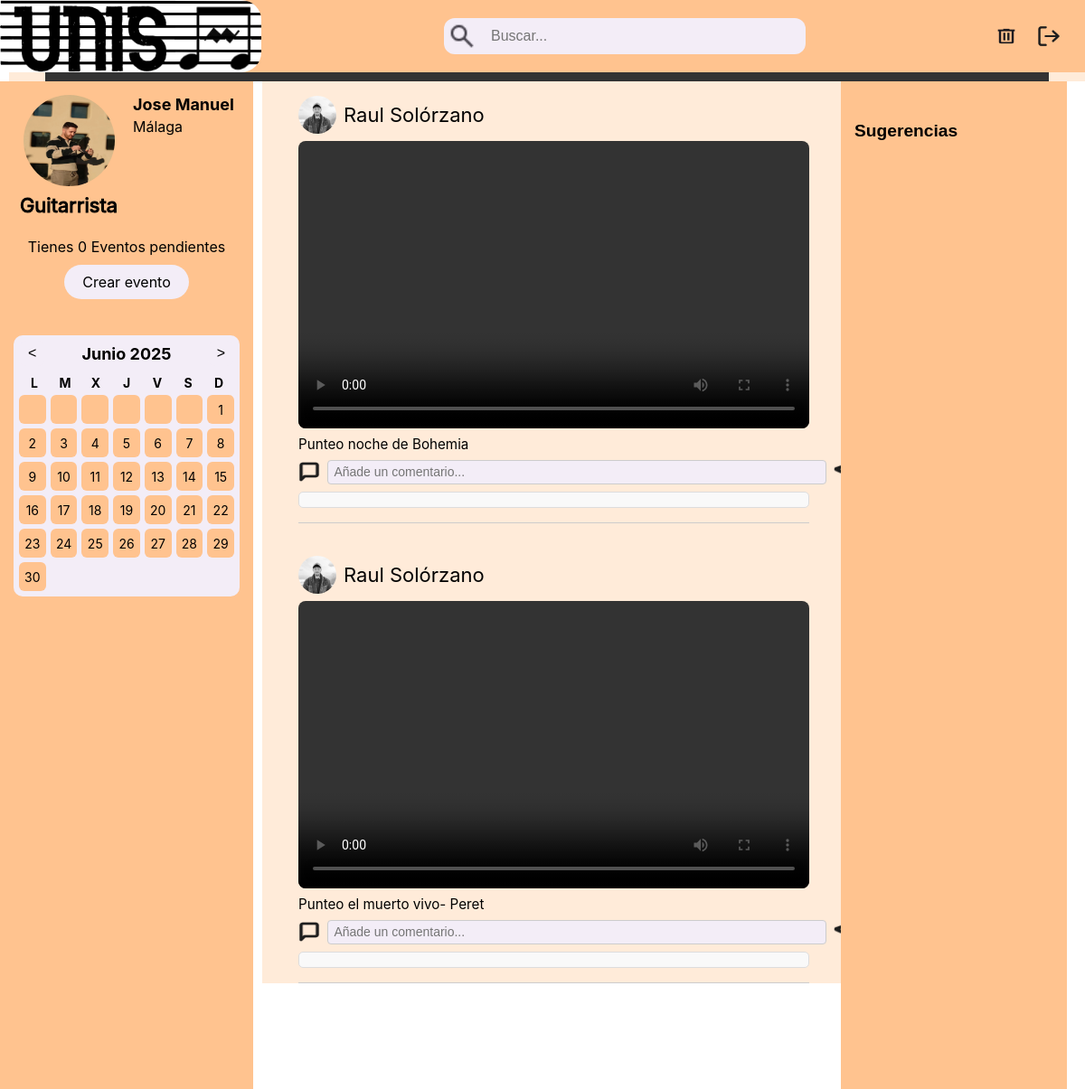
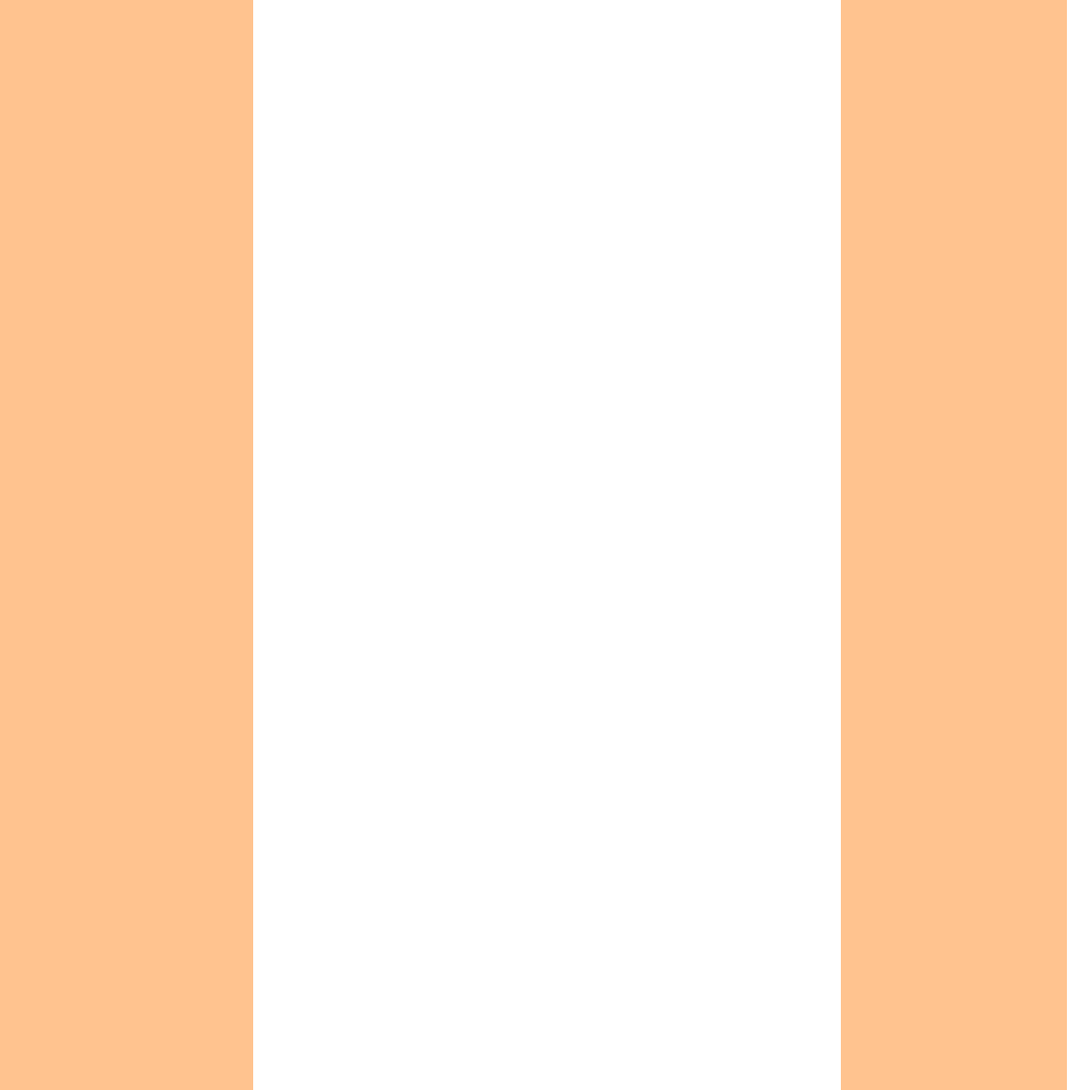
/home.php (signed in), run on the app's committed database (2 pictures, top to bottom).
### tables this page shows
CREATE TABLE `usuario` (
  `id_usuario` int(11) NOT NULL,
  `nombre` varchar(30) NOT NULL,
  `apellidos` varchar(50) NOT NULL,
  `nombre_usuario` varchar(30) NOT NULL,
  `pass` varchar(255) NOT NULL,
  `edad` int(11) NOT NULL,
  `localidad` varchar(50) NOT NULL,
  `instrumento` varchar(30) NOT NULL,
  `gustos` text NOT NULL,
  `nivel` varchar(30) NOT NULL,
  `foto_perfil` varchar(255) DEFAULT NULL,
  `biografia` text NOT NULL DEFAULT '',
  `tecnicas` text DEFAULT ''
);

CREATE TABLE `video` (
  `id_video` int(11) NOT NULL,
  `id_usuario` int(11) NOT NULL,
  `descripcion` text DEFAULT NULL,
  `url_video` varchar(255) NOT NULL,
  `fecha_subida` datetime DEFAULT current_timestamp()
);

### central/feed.php (the view, shortened to what this page needs)
<?php
include_once(__DIR__ . '/../conexion.php');
$id_usuario_sesion = $_SESSION['id_usuario'] ?? null;
switch ($modoFeed) {
    case 'home':
    default:
        $sql = "SELECT v.*, u.nombre, u.apellidos, u.foto_perfil
                FROM video v
                JOIN usuario u ON v.id_usuario = u.id_usuario
                LEFT JOIN seguimiento s ON s.seguido_id = v.id_usuario AND s.seguidor_id = ?
                WHERE s.seguidor_id = ? OR v.id_usuario = ?
                ORDER BY v.fecha_subida DESC";
        $parametros = [$id_usuario_sesion, $id_usuario_sesion, $id_usuario_sesion];
        $tipos_param = "iii";
        $ocultarDatosUsuario = false;
        break;
}
$stmt = $conn->prepare($sql);
$stmt->bind_param($tipos_param, ...$parametros);
$stmt->execute();
$result = $stmt->get_result();
?>
<div class="feed">
    <?php while ($video = $result->fetch_assoc()): ?>
<div class="post" id="video-<?php echo $video['id_video']; ?>">
            <div class="usuario-info">
    <?php if (!$ocultarDatosUsuario): ?>
        <a href="#" class="ver-perfil" data-id="<?php echo $video['id_usuario']; ?>">
            <img class="foto-feed" src="/unisono/uploads/<?php echo htmlspecialchars($video['foto_perfil'] ?? 'perfil.png'); ?>" alt="Foto de perfil">
        </a>
        <a href="#" class="ver-perfil" data-id="<?php echo $video['id_usuario']; ?>">
            <span class="nombre-usuario"><?php echo htmlspecialchars($video['nombre']) . ' ' . htmlspecialchars($video['apellidos']); ?></span>
        </a>
    <?php endif; ?>
</div>
            <div class="video-contenido">
                <video src="/unisono/<?php echo htmlspecialchars($video['url_video']); ?>" controls controlsList="nodownload"></video>
                <?php if (!empty($video['descripcion'])): ?>
                    <p class="descripcion-video"><?php echo nl2br(htmlspecialchars($video['descripcion'])); ?></p>
                <?php endif; ?>
            </div>
            <div class="acciones">
    <div class="comentario-header">
<button class="btn-comentarios" data-id="<?php echo $video['id_video']; ?>">
    <img src="/unisono/iconos/coment.png" alt="Ver comentarios" class="icono-comentario">
</button>
        <form class="form-comentario" method="POST" action="/unisono/central/comentar.php">
            <input type="text" name="comentario" placeholder="Añade un comentario..." required>
<button type="submit" class="btn-enviar">
</button>
        </form>
    </div>
<div class="comentarios-container" id="comentarios-<?php echo $video['id_video']; ?>"></div>
</div>
        </div>
    <?php endwhile; ?>
</div>
    </div>
</div>

### home.php (shortened to what this page needs)
<?php
include('conexion.php');
$user_id = $_SESSION['id_usuario'];
$sqlEventosPendientes = "
    SELECT COUNT(*) AS total_pendientes
    FROM evento_invitado ei
    JOIN evento e ON ei.id_evento = e.id_evento
    WHERE ei.id_usuario = ?
    AND e.fecha >= CURDATE()
";
$stmtEventos = $conn->prepare($sqlEventosPendientes);
$stmtEventos->bind_param("i", $user_id);
$stmtEventos->execute();
$resultEventos = $stmtEventos->get_result();
$eventosPendientes = 0;
if ($rowEventos = $resultEventos->fetch_assoc()) {
    $eventosPendientes = $rowEventos['total_pendientes'];
}
$sql = "SELECT * FROM Usuario WHERE id_usuario = ?";
$stmt = $conn->prepare($sql);
$stmt->bind_param("i", $user_id);
$stmt->execute();
$result = $stmt->get_result();
$user = $result->fetch_assoc();
$foto = !empty($user['foto_perfil']) ? 'uploads/' . $user['foto_perfil'] : './iconos/perfil.png';
$profesionales = [
    'guitarra' => 'Guitarrista',
    'bajo' => 'Bajista',
    'piano' => 'Pianista',
    'bateria' => 'Baterista'
];
$instrumento = strtolower(trim($user['instrumento']));
$profesional = isset($profesionales[$instrumento]) ? $profesionales[$instrumento] : $user['instrumento'];
?>
<?php
$modoFeed = 'home';
include 'feed.php';
?>
<!DOCTYPE html>
<html lang="es">
<head>
    <link rel="stylesheet" href="/unisono/css/stylesPrincipal.css" />
    <link rel="stylesheet" href="/unisono/css/perfil.css" />
    <link rel="stylesheet" href="/unisono//css/calendario.css" />
    <link rel="stylesheet" href="/unisono/css/busqueda.css"/>
    <link rel="stylesheet" href="/unisono/css/crearEvento.css" />
    <link rel="stylesheet" href="/unisono/css/feed.css">
    <link rel="stylesheet" href="/unisono/css/otroPerfil.css">
</head>
<body>
<div class="contenedor-general">
    <div class="superior-container">
        <div class="logo">
            <a href="home.php">
            <img src="./iconos/unisono.png" id="logo" alt="Logo" />
            </a>
        </div>
        <div class="busqueda">
            <button class="boton-lupa">
                <img src="./iconos/lupa.png" alt="Buscar">
            </button>
            <input type="text" id="cuadro-busqueda" placeholder="Buscar...">
        </div>
        <div class="botones-derecha">
            <button class="btn-del" id="btn-del">
                <img src="./iconos/del.png" alt="Eliminar usuario" />
            </button>
            <button class="btn-exit" id="btn-exit">
                <img src="./iconos/exit.png" alt="Salir" />
            </button>
        </div>
    </div>
    <div class="izquierda-container">
        <div class="mi-perfil">
            <div class="foto-container">
                <img id="foto-perfil" class="fotoPerfil" src="<?php echo htmlspecialchars($foto); ?>" alt="Foto de perfil" style="cursor:pointer;" />
                <label class="instrumento"><?php echo htmlspecialchars($profesional); ?></label>
            </div>
            <div class="info-perfil">
                <label class="nombre"><?php echo htmlspecialchars($user['nombre']); ?></label>
                <label class="localidad"><?php echo htmlspecialchars($user['localidad']); ?></label>
            </div>
        </div>
        <div class="eventos">
            <div class="evento-invitaciones">
                Tienes <?= $eventosPendientes ?> Evento<?= $eventosPendientes !== 1 ? 's' : '' ?> pendiente<?= $eventosPendientes !== 1 ? 's' : '' ?>
            </div>
            <div class="evento-boton">
                <button id="crear-evento-btn" type="button">Crear evento</button>
            </div>
        </div>
        <div class="calendario">
            <div class="calendario-header">
                <button id="prev-month">&lt;</button>
                <h2 id="mes-actual">Marzo 2025</h2>
                <button id="next-month">&gt;</button>
            </div>
            <div class="calendario-dias-semana">
                <div>L</div><div>M</div><div>X</div><div>J</div><div>V</div><div>S</div><div>D</div>
            </div>
            <div class="calendario-dias" id="calendario-dias"></div>
        </div>
    </div>
    <div class="central-container" id="central-container">
            <?php include("central/feed.php"); ?>
<div class="derecha-container">
    <div class="lista-usuarios">
        <h3>Sugerencias</h3>
    </div>
</div>
</body>
</html>

### css/perfil.css (style rules this page uses)
body, html { padding: 0; margin: 0; height: 100%; font-family: Inter; }

### css/busqueda.css (style rules this page uses)
.lista-usuarios, .lista-eventos { list-style: none; padding-left: 0; margin-left: 0; }

### css/feed.css (style rules this page uses)
.feed { padding-left: 40px; padding-right: 40px; margin-left: 10px; background: #ffebd9; min-height: 100vh; box-sizing: border-box; display: flex; flex-direction: column; gap: 20px; }
.post { border-bottom: 1px solid #ccc; padding: 1rem 0; }
.usuario-info { display: flex; align-items: center; margin-bottom: 0.5rem; }
.foto-feed { width: 42px; height: 42px; flex-shrink: 0; border-radius: 133px; object-fit: cover; margin-right: 0.5rem; }
.nombre-usuario { display: flex; width: 208px; height: 32px; flex-direction: column; justify-content: center; flex-shrink: 0; color: #000; font-family: 'Inter', sans-serif; font-size: 22px; font-style: normal; font-weight: 400; line-height: normal; }
.video-contenido video { width: 100%; max-width: 100%; height: auto; aspect-ratio: 16 / 9; border-radius: 8px; object-fit: cover; display: flex; justify-content: center; }
.descripcion-video { margin: 0.5rem 0; font-size: 0.95rem; }
.acciones { margin-top: 0.5rem; }
.form-comentario { margin-top: 0.5rem; display: flex; gap: 0.5rem; }
.form-comentario input[type="text"] { flex: 1; padding: 0.4rem; border: 1px solid #ccc; display: flex; width: 552px; height: 27px; align-items: center; gap: 276px; border-radius: 12px; background: var(--Schemes-Surface-Container, #F3EDF7); font-size: 14px; outline: none; }
.comentarios-container { display: visible; margin-top: 0.5rem; padding: 0.5rem; background-color: #f9f9f9; border-radius: 5px; border: 1px solid #ddd; max-height: 200px; overflow-y: auto; }
.comentario-header { display: flex; align-items: center; gap: 0.5rem; margin-top: 0.5rem; }
.form-comentario { display: flex; flex: 1; gap: 0.5rem; margin: 0; }
.form-comentario input[type="text"] { flex: 1; padding: 0.4rem; border: 1px solid #ccc; border-radius: 4px; }
.btn-comentarios { background: none; border: none; cursor: pointer; padding: 0; display: flex; align-items: center; }
.icono-comentario { width: 24px; height: 24px; }
.btn-enviar { background: none; border: none; padding: 0; cursor: pointer; display: flex; align-items: center; }
.usuario-info a { text-decoration: none; color: inherit; }

### css/otroPerfil.css (style rules this page uses)
body, html { margin: 0; padding: 0; height: 100%; font-family: Inter, sans-serif; }

### data on the page
usuario: foto_perfil (picture), instrumento "Guitarrista", nombre "Jose Manuel", localidad "Málaga"
video: id_usuario.foto_perfil (picture), id_usuario.nombre "Raul", id_usuario.apellidos "Solórzano", descripcion "Punteo noche de Bohemia"
video: id_usuario.foto_perfil (picture), id_usuario.nombre "Raul", id_usuario.apellidos "Solórzano", descripcion "Punteo el muerto vivo- Peret"

### other printed values
$eventosPendientes "0"
